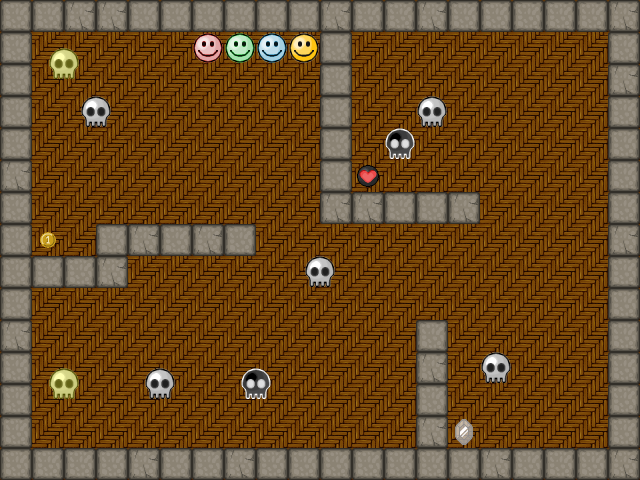

This is a level from a 2D game, rendered from its Tiled map with the project's own tilesets. A one-line summary and the map file follow, with tile-layer data summarised:
An orthogonal 40x30 tile map with 16x16 px tiles, 2 tile layers (background, map), 2 tilesets and 2 objects.

<map version="1.0" orientation="orthogonal" renderorder="right-down" width="40" height="30" tilewidth="16" tileheight="16" nextobjectid="3">
 <properties>
  <property name="type" value="classic" />
 </properties>
 <tileset firstgid="1" name="Sprite" tilewidth="32" tileheight="32" tilecount="64" columns="8">
  <tileoffset x="0" y="16" />
  <image source="../../tileset/sprite.png" width="256" height="256" />
  <tile id="31">
   <objectgroup draworder="index" />
  </tile>
 </tileset>
 <tileset firstgid="65" name="Background" tilewidth="32" tileheight="32" tilecount="64" columns="8">
  <tileoffset x="0" y="16" />
  <image source="../../tileset/background.png" width="256" height="256" />
 </tileset>
 <layer name="background" width="40" height="30">
  <data>[1200 cells, 300 non-empty, 1 distinct tile ids]</data>
 </layer>
 <objectgroup name="paths">
  <object id="1" x="55" y="375">
   <polyline points="0,0 0,-65 96,-64 96,-96 449,-96 449,-224 321,-224 321,-319 513,-320 514,32 417,33 417,-128 322,-128 321,32 0,32" />
  </object>
  <object id="2" x="56" y="56">
   <polyline points="0,0 1,127 224,127 224,193 447,192 448,95 321,95 319,-1 511,-1 513,223 223,222 223,-3" />
  </object>
 </objectgroup>
 <layer name="map" width="40" height="30">
  <data>[1200 cells, 104 non-empty, 12 distinct tile ids]</data>
 </layer>
</map>
